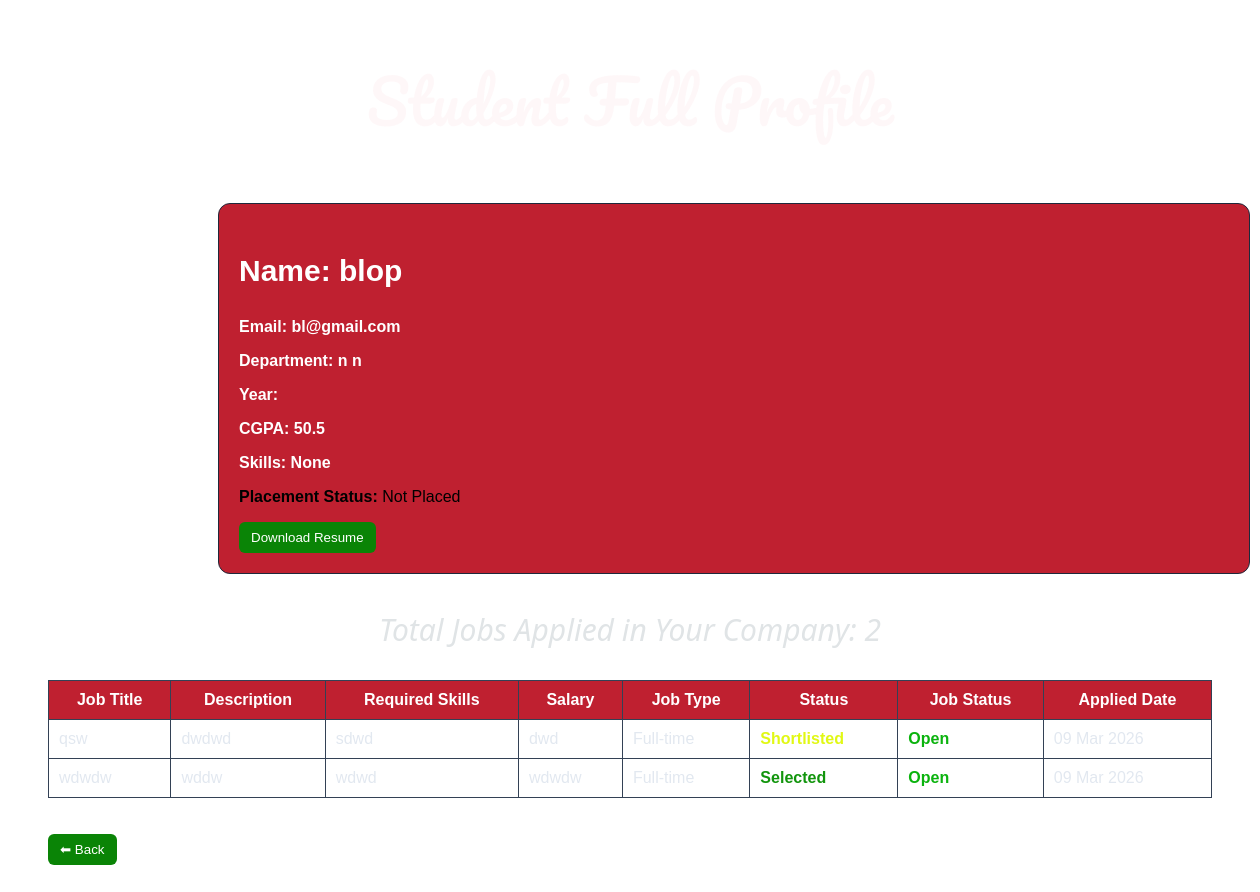
The app's page /company/student/1 (signed in) with its own data.
### app.py (models this page shows)
class Users(db.Model):
    __tablename__ = "users"
    id = db.Column(db.Integer, primary_key=True)
    name = db.Column(db.String(100), nullable=False)
    email = db.Column(db.String(120), unique=True, nullable=False)
    password = db.Column(db.String(200), nullable=False)
    role = db.Column(db.String(100), nullable=False)
    contact_number = db.Column(db.String(15))
    is_approved = db.Column(db.Boolean, default=False)
    is_active = db.Column(db.Boolean, default=True)
    created_at = db.Column(db.DateTime, default=datetime.utcnow)
    student_profile = db.relationship(
        "StudentProfile",
        back_populates="user",
        uselist=False
    )
    company_profile = db.relationship(
        "CompanyProfile",
        back_populates="user",
        uselist=False
    )

class StudentProfile(db.Model):
    __tablename__ = "student_profiles"
    id = db.Column(db.Integer, primary_key=True)
    user_id = db.Column(
        db.Integer,
        db.ForeignKey("users.id"),
        nullable=False,
        unique= True
    )
    cgpa = db.Column(db.Float)
    department = db.Column(db.String(100))
    current_year = db.Column(db.Integer)
    skills = db.Column(db.String(200))
    resume = db.Column(db.String(200))
    placement_status = db.Column(db.String(50), default="Not Placed")
    user = db.relationship("Users", back_populates="student_profile")
    applications = db.relationship(
        "Application",
        back_populates="student"
    )

class Application(db.Model):
    __tablename__ = "applications"
    id = db.Column(db.Integer, primary_key=True)
    student_id = db.Column(
        db.Integer,
        db.ForeignKey("student_profiles.id")
    )
    job_id = db.Column(
        db.Integer,
        db.ForeignKey("jobs.id")
    )
    status = db.Column(db.String(50), default="Applied")
    remarks = db.Column(db.String(200))
    applied_at = db.Column(db.DateTime, default=datetime.utcnow)
    updated_at = db.Column(db.DateTime)
    job = db.relationship("Job", back_populates="applications")
    student = db.relationship("StudentProfile", back_populates="applications")

class Job(db.Model):
    __tablename__ = "jobs"
    id = db.Column(db.Integer, primary_key=True)
    company_id = db.Column(
        db.Integer,
        db.ForeignKey("company_profiles.id")
    )
    description = db.Column(db.Text)
    title = db.Column(db.String(150))
    skills = db.Column(db.String(200))
    experience = db.Column(db.String(200))
    salary = db.Column(db.String(50))
    job_type = db.Column(db.String(50), default="Full-time")
    is_approved = db.Column(db.Boolean, default=False)
    is_closed = db.Column(db.Boolean, default=False)
    posted_at = db.Column(db.DateTime, default=datetime.utcnow)
    company = db.relationship("CompanyProfile", back_populates="jobs")
    applications = db.relationship(
        "Application",
        back_populates="job"
    )

### app.py (the view)
@app.route("/company/student/<int:student_id>")
def view_student_profile(student_id):
    if "user_id" not in session:
        return redirect("/login")
    if session.get("role") != "company":
        return "Unauthorized", 403
    user_id = session["user_id"]
    company = CompanyProfile.query.filter_by(user_id=user_id).first()
    if not company:
        return "Company profile not found", 404
    student = StudentProfile.query.filter_by(id=student_id).first()
    if not student:
        return "Student not found", 404
    applications = [
        app for app in student.applications
        if app.job.company_id == company.id
    ]
    total_applied = len(applications)
    return render_template(
        "student_details.html",
        student=student,
        applications=applications,
        total_applied=total_applied
    )

### templates/student_details.html (shortened to what this page needs)
</head>
</head>
<body>
    <h2 class="hdd">Student Full Profile</h2>
    <div class="box">
        <p style="color: white; font-weight: bold;font-size: 30px;"><b>Name:</b> {{ student.user.name }}</p>
        <p style="color: white; font-weight: bold;"><b>Email:</b> {{ student.user.email }}</p>
        <p style="color: white; font-weight: bold;"><b>Department:</b> {{ student.department }}</p>
        <p style="color: white; font-weight: bold;"><b>Year:</b> {{ student.year }}</p>
        <p style="color: white; font-weight: bold;"><b>CGPA:</b> {{ student.cgpa }}</p>
        <p style="color: white; font-weight: bold;"><b>Skills:</b> {{ student.skills }}</p>
        <p><b>Placement Status:</b> {{ student.placement_status }}</p>
        {% if student.resume %}
        <a href="{{ url_for('static', filename='uploads/' + student.resume) }}">
            <button class="btn">Download Resume</button>
        </a>
        {% endif %}
    </div>
    <h3 class="com">Total Jobs Applied in Your Company: {{ total_applied }}</h3>
    {% if applications %}
    <table>
        <thead>
            <tr>
                <th>Job Title</th>
                <th>Description</th>
                <th>Required Skills</th>
                <th>Salary</th>
                <th>Job Type</th>
                <th>Status</th>
                <th>Job Status</th>
                <th>Applied Date</th>
            </tr>
        </thead>
        <tbody>
            {% for app in applications %}
            <tr>
                <td>{{ app.job.title }}</td>
                <td style="max-width:200px;">
                    {{ app.job.description }}
                </td>
                <td>{{ app.job.skills }}</td>
                <td>{{ app.job.salary }}</td>
                <td>{{ app.job.job_type }}</td>
                <td>
                    {% if app.status == "Applied" %}
                    <span style="color:#46d3b9f4;font-weight: bold;">Applied</span>
                    {% elif app.status == "Shortlisted" %}
                    <span style="color:#e1f814;font-weight: bold;">Shortlisted</span>
                    {% elif app.status == "Selected" %}
                    <span style="color:#12950d;font-weight: bold;">Selected</span>
                    {% else %}
                    <span style="color:#de0505;">Rejected</span>
                    {% endif %}
                </td>
                <td>
                    {% if app.job.is_closed %}
                    <span style="color:#8a0f97;font-weight: bold;">Closed</span>
                    {% else %}
                    <span style="color:#0bb30e;font-weight: bold;">Open</span>
                    {% endif %}
                </td>
                <td>{{ app.applied_at.strftime("%d %b %Y") }}</td>
            </tr>
            {% endfor %}
        </tbody>
    </table>
    {% else %}
    <p>This student has not applied to any job of your company.</p>
    {% endif %}
    <br><br>
    <a href="/company_dashboard">
        <button class="btn">⬅ Back</button>
    </a>
</body>
</html>

### templates/student_details.html (style rules this page uses)
body { font-family: Arial; background-image: url("/static/dashboard meet .png"); background-size: cover; padding: 40px; }
.box { background: rgba(188, 20, 36, 0.947); padding: 25px; border-radius: 10px; margin-bottom: 20px; margin-left: 80px; margin-right: 80px; }
.btn { padding: 8px 12px; border: none; border-radius: 6px; background: #0a8406; color: white; cursor: pointer; }
table { width: 100%; border-collapse: collapse; margin-top: 15px; }
th, td { padding:10px; border:1px solid #334155; color:#e2e8f0; font-weight:500; }
th { background:rgba(188, 20, 36, 0.947); font-weight:700; color:white; }
.com { color:#e0e4e6; font-size: 30px; font-family: system-ui, -apple-system, BlinkMacSystemFont, 'Segoe UI', Roboto, Oxygen, Ubuntu, Cantarell, 'Open Sans', 'Helvetica Neue', sans-serif; font-style: oblique; font-weight: 500; margin-top: 35px; text-align: center; }
.box { text color: white; border:1px solid #1e293b; border-radius:12px; padding:20px; margin-top:35px; margin-left: 170px; margin-right: 150px; width: 990px; }
.hdd { text-align: center; font-family: 'Pacifico', cursive; color: rgba(254, 247, 248, 0.947); font-size: 60px; font-weight: 500; }

### records on screen
Users: user.name "blop", user.email "bl@gmail.com"
StudentProfile: department "n n", cgpa "50.5", skills "None", placement_status "Not Placed"
Application: job "qsw", job.description "dwdwd", job.skills "sdwd", job.salary "dwd", job.job_type "Full-time", status "Shortlisted", applied_at "09 Mar 2026"
Application: job "wdwdw", job.description "wddw", job.skills "wdwd", job.salary "wdwdw", job.job_type "Full-time", status "Selected", applied_at "09 Mar 2026"

### other values on screen
{{ total_applied }} "2"
